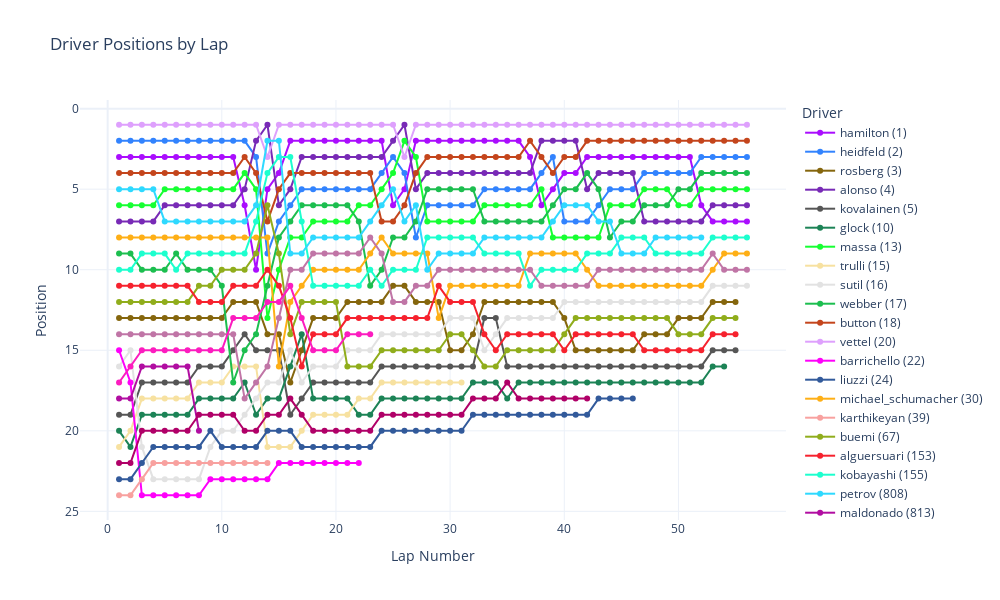

The code cell stored with this chart in its notebook:
### Code cell
import plotly.graph_objects as go
import pandas as pd
import plotly.express as px

# Sample data structure
# Assuming race_842 is a DataFrame with columns ['driverId', 'lap', 'position']
# Assuming drivers is a DataFrame with columns ['driverId', 'code']

# Group data by driver and lap
grouped = race_842.groupby(["driverId", "lap"])["position"].sum().reset_index()

# Create an interactive plot
fig = go.Figure()

# Get a color palette with 20 colors
colors = px.colors.qualitative.Alphabet

# Add traces for each driver
for i, (driver_id, data) in enumerate(grouped.groupby("driverId")):
    fig.add_trace(
        go.Scatter(
            x=data["lap"],
            y=data["position"],
            mode="lines+markers",
            name=f"Driver {driver_id}",
            line=dict(color=colors[i % len(colors)]),  # Cycle through colors
            marker=dict(color=colors[i % len(colors)]),
        )
    )

# Update legend names
for trace in fig.data:
    driver_id = int(trace.name.split()[1])
    driver_name = drivers[drivers["driverId"] == driver_id]["driverRef"].values[0]
    trace.name = f"{driver_name} ({driver_id})"

# Update layout
fig.update_layout(
    title="Driver Positions by Lap",
    xaxis_title="Lap Number",
    yaxis_title="Position",
    yaxis=dict(
        autorange="reversed"
    ),  # Reverse the y-axis to show 1st position at the top
    legend_title="Driver",
    template="plotly_white",
    height=600,
    width=1000,
)

# Show the plot
fig.show()

### Figure 1 — Plotly figure (JSON) as saved in the notebook; plotly's stock layout.template omitted (floating-point values rounded to 4 significant figures)
{"data": [{"line": {"color": "#AA0DFE"}, "marker": {"color": "#AA0DFE"}, "mode": "lines+markers", "name": "hamilton (1)", "type": "scatter", "x": [1, 2, 3, 4, 5, 6, 7, 8, 9, 10, 11, 12, 13, 14, 15, 16, 17, 18, 19, 20, 21, 22, 23, 24, 25, 26, 27, 28, 29, 30, 31, 32, 33, 34, 35, 36, 37, 38, 39, 40, 41, 42, 43, 44, 45, 46, 47, 48, 49, 50, 51, 52, 53, 54, 55, 56], "y": [3, 3, 3, 3, 3, 3, 3, 3, 3, 3, 3, 6, 10, 5, 4, 2, 2, 2, 2, 2, 2, 2, 2, 2, 6, 5, 2, 2, 2, 2, 2, 2, 2, 2, 2, 2, 3, 6, 5, 4, 4, 3, 3, 3, 3, 3, 3, 3, 3, 3, 3, 6, 7, 7, 7, 7]}, {"line": {"color": "#3283FE"}, "marker": {"color": "#3283FE"}, "mode": "lines+markers", "name": "heidfeld (2)", "type": "scatter", "x": [1, 2, 3, 4, 5, 6, 7, 8, 9, 10, 11, 12, 13, 14, 15, 16, 17, 18, 19, 20, 21, 22, 23, 24, 25, 26, 27, 28, 29, 30, 31, 32, 33, 34, 35, 36, 37, 38, 39, 40, 41, 42, 43, 44, 45, 46, 47, 48, 49, 50, 51, 52, 53, 54, 55, 56], "y": [2, 2, 2, 2, 2, 2, 2, 2, 2, 2, 2, 2, 3, 9, 7, 6, 5, 5, 5, 5, 5, 5, 5, 4, 3, 4, 8, 6, 6, 6, 6, 6, 5, 5, 5, 5, 5, 4, 3, 7, 7, 7, 6, 5, 5, 5, 4, 4, 4, 4, 4, 3, 3, 3, 3, 3]}, {"line": {"color": "#85660D"}, "marker": {"color": "#85660D"}, "mode": "lines+markers", "name": "rosberg (3)", "type": "scatter", "x": [1, 2, 3, 4, 5, 6, 7, 8, 9, 10, 11, 12, 13, 14, 15, 16, 17, 18, 19, 20, 21, 22, 23, 24, 25, 26, 27, 28, 29, 30, 31, 32, 33, 34, 35, 36, 37, 38, 39, 40, 41, 42, 43, 44, 45, 46, 47, 48, 49, 50, 51, 52, 53, 54, 55], "y": [13, 13, 13, 13, 13, 13, 13, 13, 13, 13, 12, 12, 12, 14, 14, 17, 15, 13, 13, 13, 12, 12, 12, 12, 11, 11, 12, 12, 12, 15, 15, 14, 12, 12, 12, 12, 12, 12, 12, 13, 15, 15, 15, 15, 15, 15, 14, 14, 14, 13, 13, 13, 12, 12, 12]}, {"line": {"color": "#782AB6"}, "marker": {"color": "#782AB6"}, "mode": "lines+markers", "name": "alonso (4)", "type": "scatter", "x": [1, 2, 3, 4, 5, 6, 7, 8, 9, 10, 11, 12, 13, 14, 15, 16, 17, 18, 19, 20, 21, 22, 23, 24, 25, 26, 27, 28, 29, 30, 31, 32, 33, 34, 35, 36, 37, 38, 39, 40, 41, 42, 43, 44, 45, 46, 47, 48, 49, 50, 51, 52, 53, 54, 55, 56], "y": [7, 7, 7, 7, 6, 6, 6, 6, 6, 6, 6, 5, 2, 1, 6, 5, 3, 3, 3, 3, 3, 3, 3, 3, 2, 1, 5, 4, 4, 4, 4, 4, 4, 4, 4, 4, 4, 2, 2, 2, 2, 5, 4, 4, 4, 4, 7, 7, 7, 7, 7, 7, 6, 6, 6, 6]}, {"line": {"color": "#565656"}, "marker": {"color": "#565656"}, "mode": "lines+markers", "name": "kovalainen (5)", "type": "scatter", "x": [1, 2, 3, 4, 5, 6, 7, 8, 9, 10, 11, 12, 13, 14, 15, 16, 17, 18, 19, 20, 21, 22, 23, 24, 25, 26, 27, 28, 29, 30, 31, 32, 33, 34, 35, 36, 37, 38, 39, 40, 41, 42, 43, 44, 45, 46, 47, 48, 49, 50, 51, 52, 53, 54, 55], "y": [19, 19, 17, 17, 17, 17, 17, 16, 16, 16, 15, 14, 15, 15, 15, 19, 18, 17, 17, 17, 17, 17, 17, 16, 16, 16, 16, 16, 16, 16, 16, 16, 13, 13, 16, 16, 16, 16, 16, 16, 16, 16, 16, 16, 16, 16, 16, 16, 16, 16, 16, 16, 15, 15, 15]}, {"line": {"color": "#1C8356"}, "marker": {"color": "#1C8356"}, "mode": "lines+markers", "name": "glock (10)", "type": "scatter", "x": [1, 2, 3, 4, 5, 6, 7, 8, 9, 10, 11, 12, 13, 14, 15, 16, 17, 18, 19, 20, 21, 22, 23, 24, 25, 26, 27, 28, 29, 30, 31, 32, 33, 34, 35, 36, 37, 38, 39, 40, 41, 42, 43, 44, 45, 46, 47, 48, 49, 50, 51, 52, 53, 54], "y": [20, 21, 19, 19, 19, 19, 19, 18, 18, 18, 18, 17, 19, 18, 18, 16, 14, 18, 18, 18, 18, 19, 19, 18, 18, 18, 18, 18, 18, 18, 18, 17, 17, 17, 18, 17, 17, 17, 17, 17, 17, 17, 17, 17, 17, 17, 17, 17, 17, 17, 17, 17, 16, 16]}, {"line": {"color": "#16FF32"}, "marker": {"color": "#16FF32"}, "mode": "lines+markers", "name": "massa (13)", "type": "scatter", "x": [1, 2, 3, 4, 5, 6, 7, 8, 9, 10, 11, 12, 13, 14, 15, 16, 17, 18, 19, 20, 21, 22, 23, 24, 25, 26, 27, 28, 29, 30, 31, 32, 33, 34, 35, 36, 37, 38, 39, 40, 41, 42, 43, 44, 45, 46, 47, 48, 49, 50, 51, 52, 53, 54, 55, 56], "y": [6, 6, 6, 6, 5, 5, 5, 5, 5, 5, 5, 4, 5, 13, 10, 8, 8, 7, 7, 7, 7, 6, 6, 5, 4, 2, 3, 7, 7, 7, 7, 7, 6, 6, 6, 6, 6, 5, 8, 8, 8, 8, 8, 6, 6, 6, 5, 5, 5, 6, 6, 5, 5, 5, 5, 5]}, {"line": {"color": "#F7E1A0"}, "marker": {"color": "#F7E1A0"}, "mode": "lines+markers", "name": "trulli (15)", "type": "scatter", "x": [1, 2, 3, 4, 5, 6, 7, 8, 9, 10, 11, 12, 13, 14, 15, 16, 17, 18, 19, 20, 21, 22, 23, 24, 25, 26, 27, 28, 29, 30, 31], "y": [21, 20, 18, 18, 18, 18, 18, 17, 17, 17, 16, 16, 16, 21, 21, 21, 20, 19, 19, 19, 19, 18, 18, 17, 17, 17, 17, 17, 17, 17, 17]}, {"line": {"color": "#E2E2E2"}, "marker": {"color": "#E2E2E2"}, "mode": "lines+markers", "name": "sutil (16)", "type": "scatter", "x": [1, 2, 3, 4, 5, 6, 7, 8, 9, 10, 11, 12, 13, 14, 15, 16, 17, 18, 19, 20, 21, 22, 23, 24, 25, 26, 27, 28, 29, 30, 31, 32, 33, 34, 35, 36, 37, 38, 39, 40, 41, 42, 43, 44, 45, 46, 47, 48, 49, 50, 51, 52, 53, 54, 55, 56], "y": [16, 15, 21, 23, 23, 23, 23, 23, 21, 20, 20, 19, 18, 17, 17, 15, 17, 16, 16, 16, 15, 15, 15, 14, 14, 14, 14, 14, 14, 13, 13, 13, 15, 14, 13, 13, 13, 13, 13, 12, 12, 12, 12, 12, 12, 12, 12, 12, 12, 12, 12, 12, 11, 11, 11, 11]}, {"line": {"color": "#1CBE4F"}, "marker": {"color": "#1CBE4F"}, "mode": "lines+markers", "name": "webber (17)", "type": "scatter", "x": [1, 2, 3, 4, 5, 6, 7, 8, 9, 10, 11, 12, 13, 14, 15, 16, 17, 18, 19, 20, 21, 22, 23, 24, 25, 26, 27, 28, 29, 30, 31, 32, 33, 34, 35, 36, 37, 38, 39, 40, 41, 42, 43, 44, 45, 46, 47, 48, 49, 50, 51, 52, 53, 54, 55, 56], "y": [9, 9, 10, 10, 10, 9, 10, 10, 10, 11, 17, 15, 14, 11, 8, 7, 6, 6, 6, 6, 6, 7, 11, 10, 8, 8, 7, 5, 5, 5, 5, 5, 7, 7, 7, 7, 7, 7, 6, 5, 5, 4, 5, 8, 7, 7, 6, 6, 6, 5, 5, 4, 4, 4, 4, 4]}, {"line": {"color": "#C4451C"}, "marker": {"color": "#C4451C"}, "mode": "lines+markers", "name": "button (18)", "type": "scatter", "x": [1, 2, 3, 4, 5, 6, 7, 8, 9, 10, 11, 12, 13, 14, 15, 16, 17, 18, 19, 20, 21, 22, 23, 24, 25, 26, 27, 28, 29, 30, 31, 32, 33, 34, 35, 36, 37, 38, 39, 40, 41, 42, 43, 44, 45, 46, 47, 48, 49, 50, 51, 52, 53, 54, 55, 56], "y": [4, 4, 4, 4, 4, 4, 4, 4, 4, 4, 4, 3, 4, 7, 5, 4, 4, 4, 4, 4, 4, 4, 4, 7, 7, 6, 4, 3, 3, 3, 3, 3, 3, 3, 3, 3, 2, 3, 4, 3, 3, 2, 2, 2, 2, 2, 2, 2, 2, 2, 2, 2, 2, 2, 2, 2]}, {"line": {"color": "#DEA0FD"}, "marker": {"color": "#DEA0FD"}, "mode": "lines+markers", "name": "vettel (20)", "type": "scatter", "x": [1, 2, 3, 4, 5, 6, 7, 8, 9, 10, 11, 12, 13, 14, 15, 16, 17, 18, 19, 20, 21, 22, 23, 24, 25, 26, 27, 28, 29, 30, 31, 32, 33, 34, 35, 36, 37, 38, 39, 40, 41, 42, 43, 44, 45, 46, 47, 48, 49, 50, 51, 52, 53, 54, 55, 56], "y": [1, 1, 1, 1, 1, 1, 1, 1, 1, 1, 1, 1, 1, 3, 1, 1, 1, 1, 1, 1, 1, 1, 1, 1, 1, 3, 1, 1, 1, 1, 1, 1, 1, 1, 1, 1, 1, 1, 1, 1, 1, 1, 1, 1, 1, 1, 1, 1, 1, 1, 1, 1, 1, 1, 1, 1]}, {"line": {"color": "#FE00FA"}, "marker": {"color": "#FE00FA"}, "mode": "lines+markers", "name": "barrichello (22)", "type": "scatter", "x": [1, 2, 3, 4, 5, 6, 7, 8, 9, 10, 11, 12, 13, 14, 15, 16, 17, 18, 19, 20, 21, 22], "y": [15, 17, 24, 24, 24, 24, 24, 24, 23, 23, 23, 23, 23, 23, 22, 22, 22, 22, 22, 22, 22, 22]}, {"line": {"color": "#325A9B"}, "marker": {"color": "#325A9B"}, "mode": "lines+markers", "name": "liuzzi (24)", "type": "scatter", "x": [1, 2, 3, 4, 5, 6, 7, 8, 9, 10, 11, 12, 13, 14, 15, 16, 17, 18, 19, 20, 21, 22, 23, 24, 25, 26, 27, 28, 29, 30, 31, 32, 33, 34, 35, 36, 37, 38, 39, 40, 41, 42, 43, 44, 45, 46], "y": [23, 23, 22, 21, 21, 21, 21, 21, 20, 21, 21, 21, 21, 20, 20, 20, 21, 21, 21, 21, 21, 21, 21, 20, 20, 20, 20, 20, 20, 20, 20, 19, 19, 19, 19, 19, 19, 19, 19, 19, 19, 19, 18, 18, 18, 18]}, {"line": {"color": "#FEAF16"}, "marker": {"color": "#FEAF16"}, "mode": "lines+markers", "name": "michael_schumacher (30)", "type": "scatter", "x": [1, 2, 3, 4, 5, 6, 7, 8, 9, 10, 11, 12, 13, 14, 15, 16, 17, 18, 19, 20, 21, 22, 23, 24, 25, 26, 27, 28, 29, 30, 31, 32, 33, 34, 35, 36, 37, 38, 39, 40, 41, 42, 43, 44, 45, 46, 47, 48, 49, 50, 51, 52, 53, 54, 55, 56], "y": [8, 8, 8, 8, 8, 8, 8, 8, 8, 8, 8, 8, 8, 8, 16, 12, 11, 10, 10, 10, 10, 10, 9, 8, 9, 9, 9, 9, 13, 11, 11, 11, 11, 11, 11, 11, 9, 9, 9, 9, 9, 10, 11, 11, 11, 11, 11, 11, 11, 11, 11, 11, 10, 9, 9, 9]}, {"line": {"color": "#F8A19F"}, "marker": {"color": "#F8A19F"}, "mode": "lines+markers", "name": "karthikeyan (39)", "type": "scatter", "x": [1, 2, 3, 4, 5, 6, 7, 8, 9, 10, 11, 12, 13, 14], "y": [24, 24, 23, 22, 22, 22, 22, 22, 22, 22, 22, 22, 22, 22]}, {"line": {"color": "#90AD1C"}, "marker": {"color": "#90AD1C"}, "mode": "lines+markers", "name": "buemi (67)", "type": "scatter", "x": [1, 2, 3, 4, 5, 6, 7, 8, 9, 10, 11, 12, 13, 14, 15, 16, 17, 18, 19, 20, 21, 22, 23, 24, 25, 26, 27, 28, 29, 30, 31, 32, 33, 34, 35, 36, 37, 38, 39, 40, 41, 42, 43, 44, 45, 46, 47, 48, 49, 50, 51, 52, 53, 54, 55], "y": [12, 12, 12, 12, 12, 12, 12, 11, 11, 10, 10, 10, 9, 6, 9, 14, 12, 12, 12, 12, 16, 16, 16, 15, 15, 15, 15, 15, 15, 14, 14, 15, 16, 16, 15, 15, 15, 15, 15, 14, 13, 13, 13, 13, 13, 13, 13, 13, 13, 14, 14, 14, 13, 13, 13]}, {"line": {"color": "#F6222E"}, "marker": {"color": "#F6222E"}, "mode": "lines+markers", "name": "alguersuari (153)", "type": "scatter", "x": [1, 2, 3, 4, 5, 6, 7, 8, 9, 10, 11, 12, 13, 14, 15, 16, 17, 18, 19, 20, 21, 22, 23, 24, 25, 26, 27, 28, 29, 30, 31, 32, 33, 34, 35, 36, 37, 38, 39, 40, 41, 42, 43, 44, 45, 46, 47, 48, 49, 50, 51, 52, 53, 54, 55], "y": [11, 11, 11, 11, 11, 11, 11, 12, 12, 12, 11, 11, 11, 10, 11, 13, 16, 14, 14, 14, 13, 13, 13, 13, 13, 13, 13, 13, 11, 12, 12, 12, 14, 15, 14, 14, 14, 14, 14, 15, 14, 14, 14, 14, 14, 14, 15, 15, 15, 15, 15, 15, 14, 14, 14]}, {"line": {"color": "#1CFFCE"}, "marker": {"color": "#1CFFCE"}, "mode": "lines+markers", "name": "kobayashi (155)", "type": "scatter", "x": [1, 2, 3, 4, 5, 6, 7, 8, 9, 10, 11, 12, 13, 14, 15, 16, 17, 18, 19, 20, 21, 22, 23, 24, 25, 26, 27, 28, 29, 30, 31, 32, 33, 34, 35, 36, 37, 38, 39, 40, 41, 42, 43, 44, 45, 46, 47, 48, 49, 50, 51, 52, 53, 54, 55, 56], "y": [10, 10, 9, 9, 9, 10, 9, 9, 9, 9, 9, 9, 7, 4, 3, 3, 7, 11, 11, 11, 11, 11, 10, 11, 10, 10, 10, 8, 8, 8, 8, 8, 9, 9, 9, 9, 11, 10, 10, 10, 10, 9, 9, 9, 8, 8, 8, 9, 9, 9, 9, 9, 8, 8, 8, 8]}, {"line": {"color": "#2ED9FF"}, "marker": {"color": "#2ED9FF"}, "mode": "lines+markers", "name": "petrov (808)", "type": "scatter", "x": [1, 2, 3, 4, 5, 6, 7, 8, 9, 10, 11, 12, 13, 14, 15, 16, 17, 18, 19, 20, 21, 22, 23, 24, 25, 26, 27, 28, 29, 30, 31, 32, 33, 34, 35, 36, 37, 38, 39, 40, 41, 42, 43, 44, 45, 46, 47, 48, 49, 50, 51, 52], "y": [5, 5, 5, 5, 7, 7, 7, 7, 7, 7, 7, 7, 6, 2, 2, 9, 9, 8, 8, 8, 8, 8, 7, 6, 5, 7, 6, 10, 9, 9, 9, 9, 8, 8, 8, 8, 8, 8, 7, 6, 6, 6, 7, 7, 9, 9, 9, 8, 8, 8, 8, 8]}, {"line": {"color": "#B10DA1"}, "marker": {"color": "#B10DA1"}, "mode": "lines+markers", "name": "maldonado (813)", "type": "scatter", "x": [1, 2, 3, 4, 5, 6, 7, 8], "y": [18, 18, 16, 16, 16, 16, 16, 20]}, {"line": {"color": "#C075A6"}, "marker": {"color": "#C075A6"}, "mode": "lines+markers", "name": "resta (814)", "type": "scatter", "x": [1, 2, 3, 4, 5, 6, 7, 8, 9, 10, 11, 12, 13, 14, 15, 16, 17, 18, 19, 20, 21, 22, 23, 24, 25, 26, 27, 28, 29, 30, 31, 32, 33, 34, 35, 36, 37, 38, 39, 40, 41, 42, 43, 44, 45, 46, 47, 48, 49, 50, 51, 52, 53, 54, 55, 56], "y": [14, 14, 14, 14, 14, 14, 14, 14, 14, 14, 14, 18, 17, 16, 13, 10, 10, 9, 9, 9, 9, 9, 8, 9, 12, 12, 11, 11, 10, 10, 10, 10, 10, 10, 10, 10, 10, 11, 11, 11, 11, 11, 10, 10, 10, 10, 10, 10, 10, 10, 10, 10, 9, 10, 10, 10]}, {"line": {"color": "#FC1CBF"}, "marker": {"color": "#FC1CBF"}, "mode": "lines+markers", "name": "perez (815)", "type": "scatter", "x": [1, 2, 3, 4, 5, 6, 7, 8, 9, 10, 11, 12, 13, 14, 15, 16, 17, 18, 19, 20, 21, 22, 23], "y": [17, 16, 15, 15, 15, 15, 15, 15, 15, 15, 13, 13, 13, 12, 12, 11, 13, 15, 15, 15, 14, 14, 14]}, {"line": {"color": "#B00068"}, "marker": {"color": "#B00068"}, "mode": "lines+markers", "name": "ambrosio (816)", "type": "scatter", "x": [1, 2, 3, 4, 5, 6, 7, 8, 9, 10, 11, 12, 13, 14, 15, 16, 17, 18, 19, 20, 21, 22, 23, 24, 25, 26, 27, 28, 29, 30, 31, 32, 33, 34, 35, 36, 37, 38, 39, 40, 41, 42], "y": [22, 22, 20, 20, 20, 20, 20, 19, 19, 19, 19, 20, 20, 19, 19, 18, 19, 20, 20, 20, 20, 20, 20, 19, 19, 19, 19, 19, 19, 19, 19, 18, 18, 18, 17, 18, 18, 18, 18, 18, 18, 18]}], "layout": {"height": 600, "legend": {"title": {"text": "Driver"}}, "title": {"text": "Driver Positions by Lap"}, "width": 1000, "xaxis": {"title": {"text": "Lap Number"}}, "yaxis": {"autorange": "reversed", "title": {"text": "Position"}}}}
